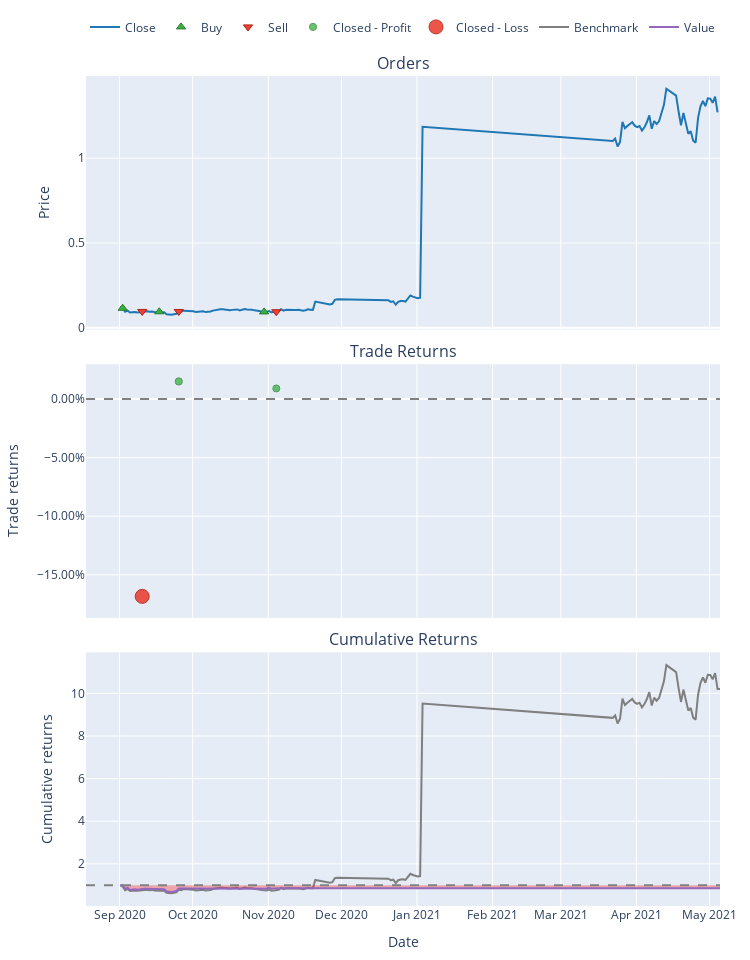

The notebook cell this image was saved under:
### Code cell
port.plot().show()

### Figure 1 — Plotly figure (JSON) as saved in the notebook; plotly's stock layout.template omitted (floating-point values rounded to 4 significant figures; data arrays with more than 128 entries replaced by an {"elided": "..."} marker saying what was removed)
{"data": [{"legendgroup": "0", "line": {"color": "#1f77b4"}, "name": "Close", "showlegend": true, "type": "scatter", "uid": "096922b9-aaea-42c6-a098-6beab9d9f1a6", "x": {"elided": "143 str values"}, "xaxis": "x", "y": {"elided": "143 float values"}, "yaxis": "y"}, {"customdata": [[0, 863.8, 0.2494], [2, 878.0, 0.2075], [4, 898.8, 0.2106]], "hovertemplate": "Order Id: %{customdata[0]}<br>Date: %{x}<br>Price: %{y}<br>Size: %{customdata[1]:.6f}<br>Fees: %{customdata[2]:.6f}", "legendgroup": "1", "marker": {"color": "#37B13F", "line": {"color": "rgb(38,123,44)", "width": 1}, "size": 8, "symbol": "triangle-up"}, "mode": "markers", "name": "Buy", "type": "scatter", "uid": "b98876fd-e680-4983-aa36-34035722c309", "x": ["2020-09-02T07:00:00", "2020-09-17T07:00:00", "2020-10-30T07:00:00"], "xaxis": "x", "y": [0.1155, 0.09452, 0.09373], "yaxis": "y"}, {"customdata": [[1, 863.8, 0.2085], [3, 878.0, 0.2117], [5, 898.8, 0.2136]], "hovertemplate": "Order Id: %{customdata[0]}<br>Date: %{x}<br>Price: %{y}<br>Size: %{customdata[1]:.6f}<br>Fees: %{customdata[2]:.6f}", "legendgroup": "2", "marker": {"color": "#EA4335", "line": {"color": "rgb(181,31,18)", "width": 1}, "size": 8, "symbol": "triangle-down"}, "mode": "markers", "name": "Sell", "type": "scatter", "uid": "7dd7f4e8-e006-4f7f-b332-8dac4434c5cf", "x": ["2020-09-10T07:00:00", "2020-09-25T07:00:00", "2020-11-04T07:00:00"], "xaxis": "x", "y": [0.09655, 0.09643, 0.09505], "yaxis": "y"}, {"customdata": [[1, 1, 1.254], [2, 2, 0.7677]], "hovertemplate": "Trade Id: %{customdata[0]}<br>Position Id: %{customdata[1]}<br>Date: %{x}<br>PnL: %{customdata[1]:.6f}<br>Return: %{y}", "legendgroup": "3", "marker": {"color": "#37B13F", "line": {"color": "rgb(38,123,44)", "width": 1}, "opacity": [0.7556, 0.75], "size": [7.263, 7], "symbol": "circle"}, "mode": "markers", "name": "Closed - Profit", "type": "scatter", "uid": "31fe1152-502d-4396-8921-afc8483e84e6", "x": ["2020-09-25T07:00:00", "2020-11-04T07:00:00"], "xaxis": "x2", "y": [0.01511, 0.009113], "yaxis": "y2"}, {"customdata": [[0, 0, -16.8]], "hovertemplate": "Trade Id: %{customdata[0]}<br>Position Id: %{customdata[1]}<br>Date: %{x}<br>PnL: %{customdata[1]:.6f}<br>Return: %{y}", "legendgroup": "4", "marker": {"color": "#EA4335", "line": {"color": "rgb(181,31,18)", "width": 1}, "opacity": [0.9], "size": [14], "symbol": "circle"}, "mode": "markers", "name": "Closed - Loss", "type": "scatter", "uid": "61d0a228-4079-4adf-978f-bde3e24a94bd", "x": ["2020-09-10T07:00:00"], "xaxis": "x2", "y": [-0.1684], "yaxis": "y2"}, {"legendgroup": "5", "line": {"color": "#7f7f7f"}, "name": "Benchmark", "showlegend": true, "type": "scatter", "uid": "621bb714-af1c-4a3d-9a92-ce76a402ef0d", "x": {"elided": "143 str values"}, "xaxis": "x3", "y": {"elided": "143 float values"}, "yaxis": "y3"}, {"hoverinfo": "skip", "legendgroup": "6", "line": {"color": "rgba(0, 0, 0, 0)", "width": 0}, "opacity": 0, "showlegend": false, "type": "scatter", "uid": "1df92a8d-8d91-4c69-8c91-477a884ca705", "x": {"elided": "143 str values"}, "xaxis": "x3", "y": {"elided": "143 int values"}, "yaxis": "y3"}, {"connectgaps": false, "fill": "tonexty", "fillcolor": "rgba(255, 0, 0, 0.3)", "hoverinfo": "skip", "legendgroup": "6", "line": {"color": "rgba(0, 0, 0, 0)", "width": 0}, "opacity": 0, "showlegend": false, "type": "scatter", "uid": "39c237f3-f773-4838-9f4b-13aad7d976d6", "x": {"elided": "143 str values"}, "xaxis": "x3", "y": {"elided": "143 float values"}, "yaxis": "y3"}, {"legendgroup": "7", "line": {"color": "#9467bd"}, "name": "Value", "showlegend": true, "type": "scatter", "uid": "461a2608-f2fb-40c0-a900-aed686b79d1c", "x": {"elided": "143 str values"}, "xaxis": "x3", "y": {"elided": "143 float values"}, "yaxis": "y3"}, {"hoverinfo": "skip", "legendgroup": "6", "line": {"color": "rgba(0, 0, 0, 0)", "width": 0}, "opacity": 0, "showlegend": false, "type": "scatter", "uid": "e6f1ff23-78ce-4384-936b-e355719b8b4c", "x": {"elided": "143 str values"}, "xaxis": "x3", "y": {"elided": "143 int values"}, "yaxis": "y3"}], "layout": {"annotations": [{"font": {"size": 16}, "showarrow": false, "text": "Orders", "x": 0.5, "xanchor": "center", "xref": "paper", "y": 1, "yanchor": "bottom", "yref": "paper"}, {"font": {"size": 16}, "showarrow": false, "text": "Trade Returns", "x": 0.5, "xanchor": "center", "xref": "paper", "y": 0.6528, "yanchor": "bottom", "yref": "paper"}, {"font": {"size": 16}, "showarrow": false, "text": "Cumulative Returns", "x": 0.5, "xanchor": "center", "xref": "paper", "y": 0.3056, "yanchor": "bottom", "yref": "paper"}], "height": 960, "legend": {"orientation": "h", "traceorder": "normal", "x": 1, "xanchor": "right", "y": 1.042, "yanchor": "bottom"}, "margin": {"b": 30, "l": 30, "r": 30, "t": 30}, "shapes": [{"line": {"color": "gray", "dash": "dash"}, "type": "line", "x0": 0, "x1": 1, "xref": "paper", "y0": 0, "y1": 0, "yref": "y2"}, {"line": {"color": "gray", "dash": "dash"}, "type": "line", "x0": 0, "x1": 1, "xref": "paper", "y0": 1, "y1": 1, "yref": "y3"}], "width": 750, "xaxis": {"anchor": "y", "domain": [0, 1], "matches": "x3", "showticklabels": false}, "xaxis2": {"anchor": "y2", "domain": [0, 1], "matches": "x3", "showticklabels": false}, "xaxis3": {"anchor": "y3", "domain": [0, 1], "title": {"text": "Date"}}, "yaxis": {"anchor": "x", "domain": [0.6944, 1], "title": {"text": "Price"}}, "yaxis2": {"anchor": "x2", "domain": [0.3472, 0.6528], "tickformat": ".2%", "title": {"text": "Trade returns"}}, "yaxis3": {"anchor": "x3", "domain": [0, 0.3056], "title": {"text": "Cumulative returns"}}}}
